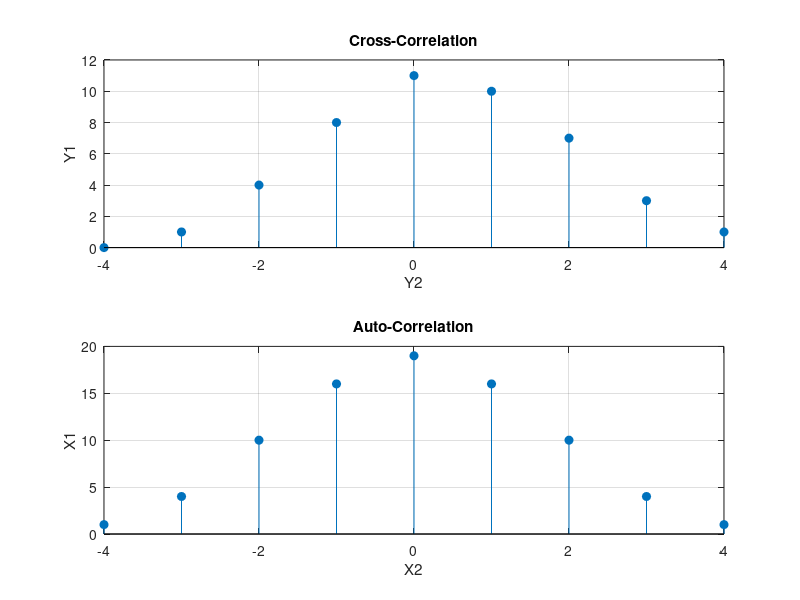

Write MATLAB code to recreate this figure.
clc;
clear;
close all;

x = [1 2 3 2 1];
y = [1 1 2 1];

% Cross-correlation
[Y1,Y2] = xcorr(x,y);

% Auto-correlation
[X1,X2] = xcorr(x,x);

figure;
subplot(2,1,1);
stem(Y2,Y1,'filled');
grid on;
xlabel('Y2'); ylabel('Y1');
title('Cross-Correlation');

subplot(2,1,2);
stem(X2,X1,'filled');
grid on;
xlabel('X2'); ylabel('X1');
title('Auto-Correlation');

disp('Maximum cross-correlation =');
disp(max(Y1));

disp('Maximum auto-correlation =');
disp(max(X1));
